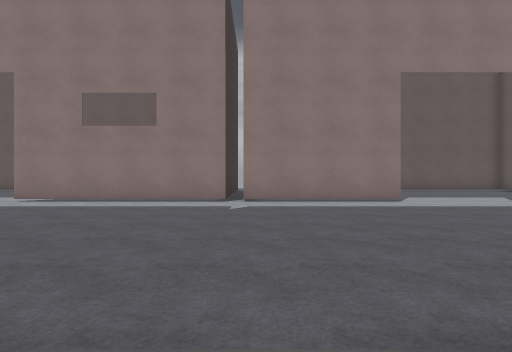
view 1 (above)

24 first-person views from a walk through a 3-D level made in the Godot game engine. The camera is 1.3 m above the floor, looks level and sees 75° across. The floor is counted in squares, 2 m on a side. Each view is taken from the middle of a square. On the plan, view 1 faces up. The plan holds only what a view shows up to about 10 squares ahead; the rest is blank. The place goes on beyond the plan. Door leaves are left out where a doorway can be walked through. Surface patterns are stand-ins for the level's own textures.

view 2
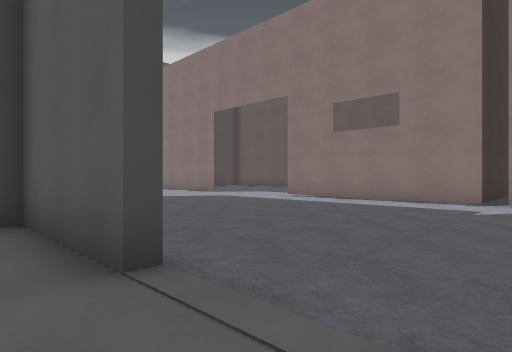

view 3
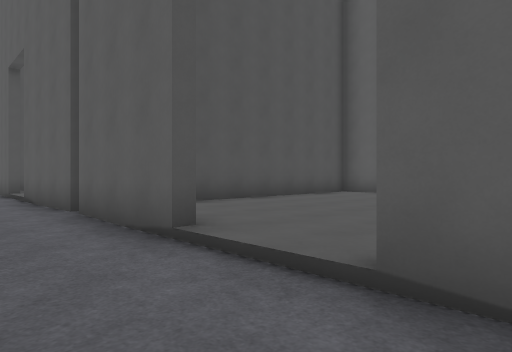

view 4
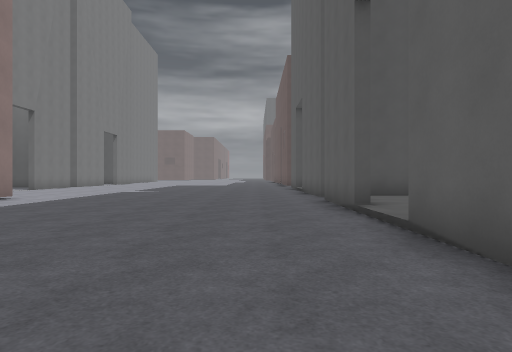

view 5
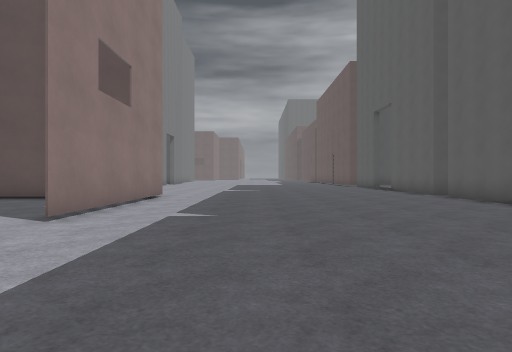

view 6
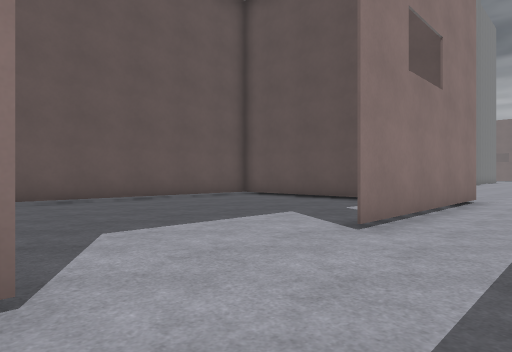

view 7
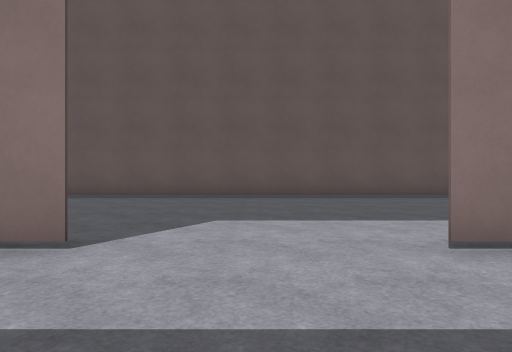

view 8
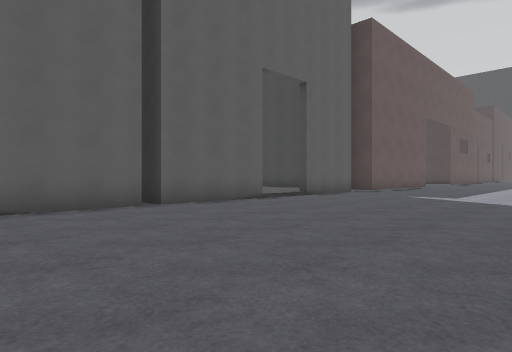

view 9
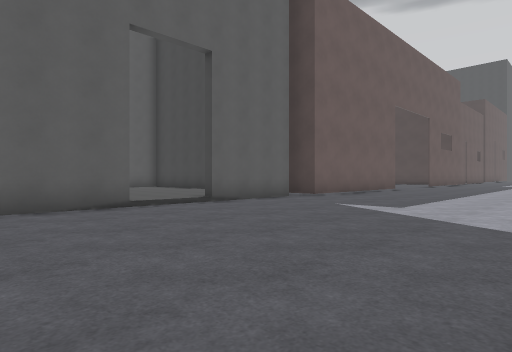

view 10
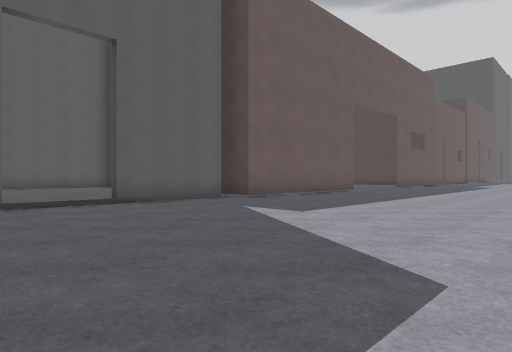

view 11
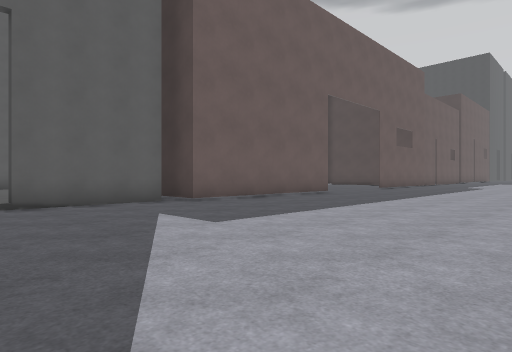

view 12
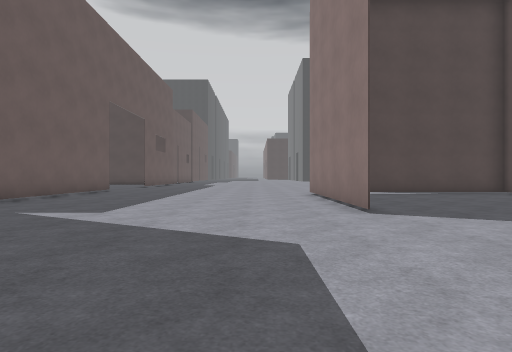

view 13
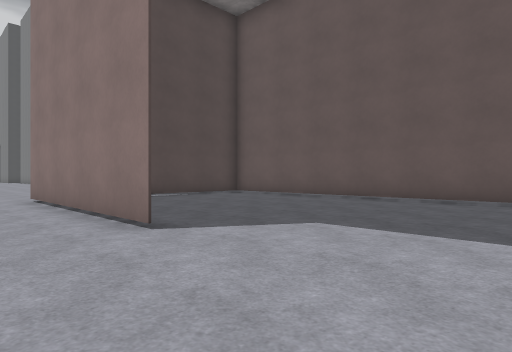

view 14
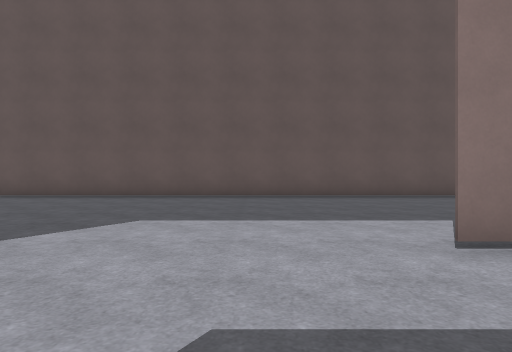

view 15
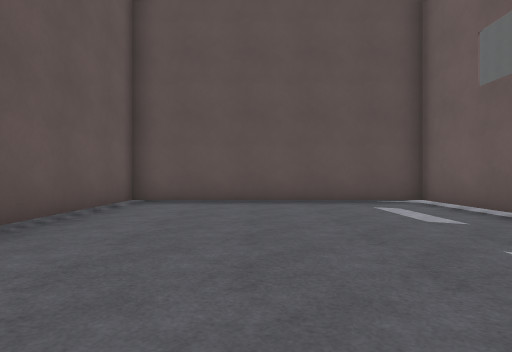

view 16
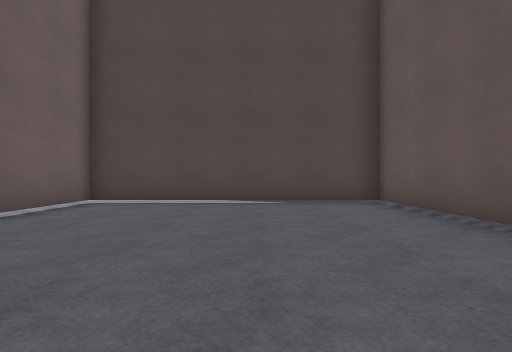

view 17
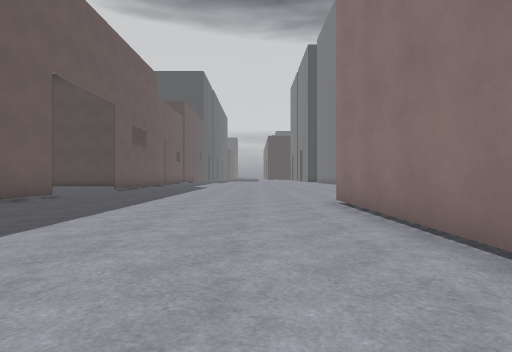

view 18
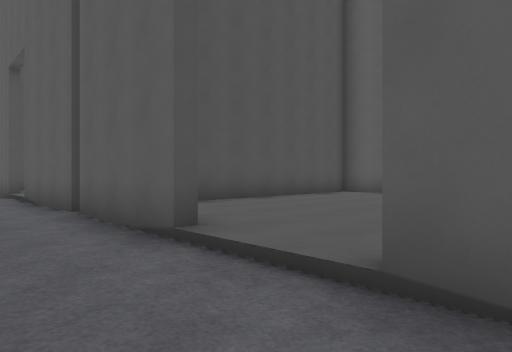

view 19
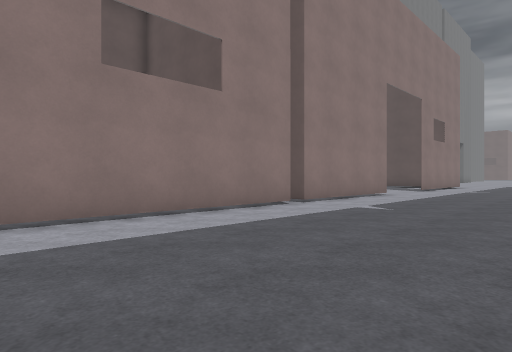

view 20
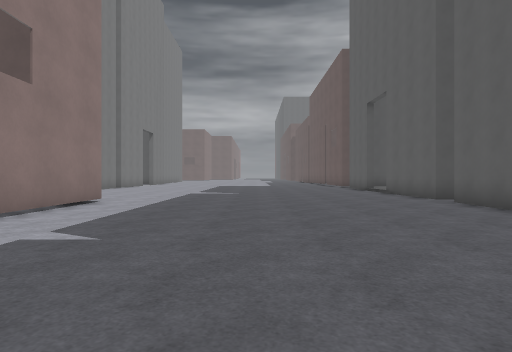

view 21
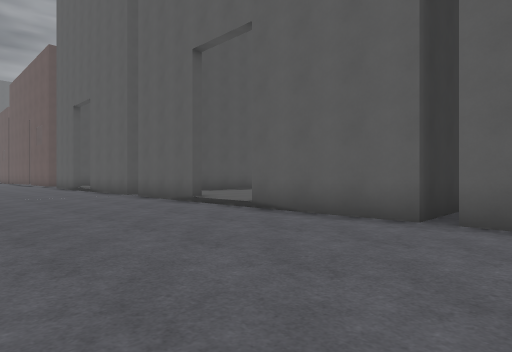

view 22
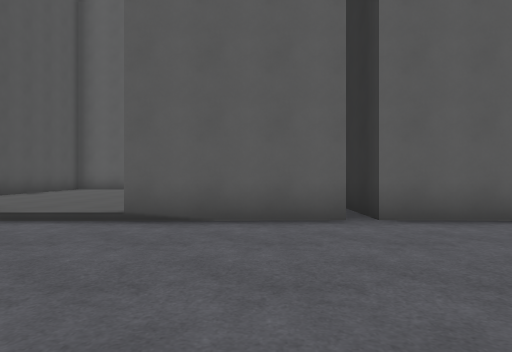

view 23
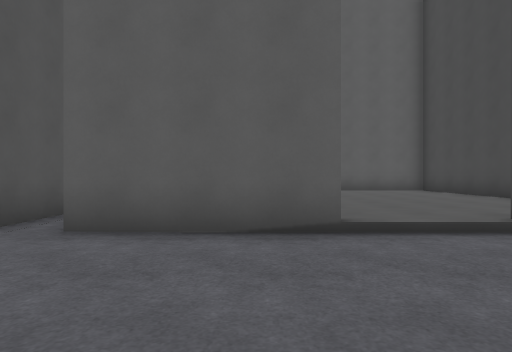

view 24
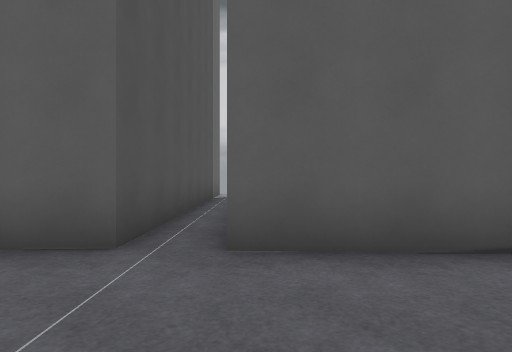

### Floor plan
Key: @ floor where view 1 was taken; # wall or solid block; x gap in a wall; . main floor; : floor 0.25 m higher than the main floor; / step, stairs or slope; B building; T thing the floor can be seen under or through.
Columns run from 20 left of view 1 to 15 right of it. Each row starts with its distance up from view 1.
 18         ....              ...
 17   ###############################
 16   #................T............
 15   #................T. ..........
 14   #................T. ...........#
 13   #................T.  ..........#
 12  .#................T.  ..........
 11  .#................T.   .......
 10 ..#######....############...######..
  9 ....................................
  8 ....................................
  7 ....................................
  6 ....................................
  5 ....................................
  4 ....................................
  3 ....................................
  2 x######.............................
  1 ..  ..#BBB//BBBBBBBB/BBBBBBBB/BBBBBB
  0       #        B    @:  BB       BB
 -1                B        BB       BB
 -2                B        BB        B
 -3                B        BB       BB
 -4                B        BB       BB
 -5                B        BB        B
 -6                B        B         B

Where each view was taken, in squares from view 1:
view 1: 0 up, 0 right, facing up
view 2: 0 up, 1 right, facing up-left
view 3: 3 up, 2 left, facing down-right
view 4: 3 up, 4 right, facing right
view 5: 7 up, 3 right, facing right
view 6: 8 up, 4 right, facing up-right
view 7: 7 up, 6 right, facing up
view 8: 8 up, 1 left, facing down-left
view 9: 8 up, 5 left, facing down-left
view 10: 9 up, 7 left, facing down-left
view 11: 9 up, 9 left, facing down-left
view 12: 8 up, 6 left, facing left
view 13: 8 up, 8 left, facing up-left
view 14: 7 up, 9 left, facing up
view 15: 14 up, 9 left, facing right
view 16: 14 up, 10 left, facing left
view 17: 8 up, 10 left, facing left
view 18: 3 up, 11 left, facing down-right
view 19: 5 up, 7 left, facing up-right
view 20: 6 up, 5 right, facing right
view 21: 6 up, 3 right, facing down-right
view 22: 6 up, 6 right, facing down
view 23: 5 up, 11 right, facing down
view 24: 4 up, 13 right, facing down
